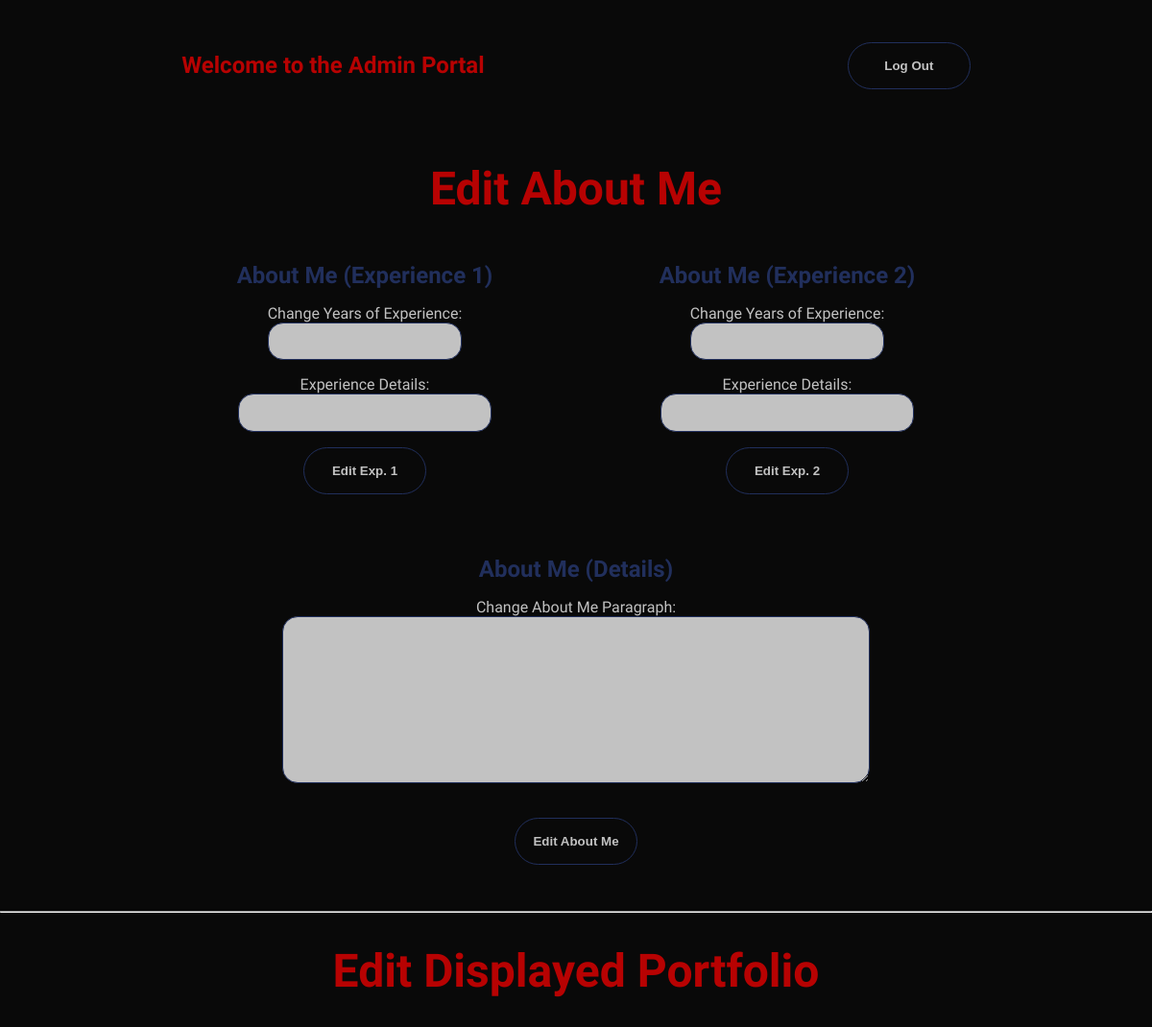
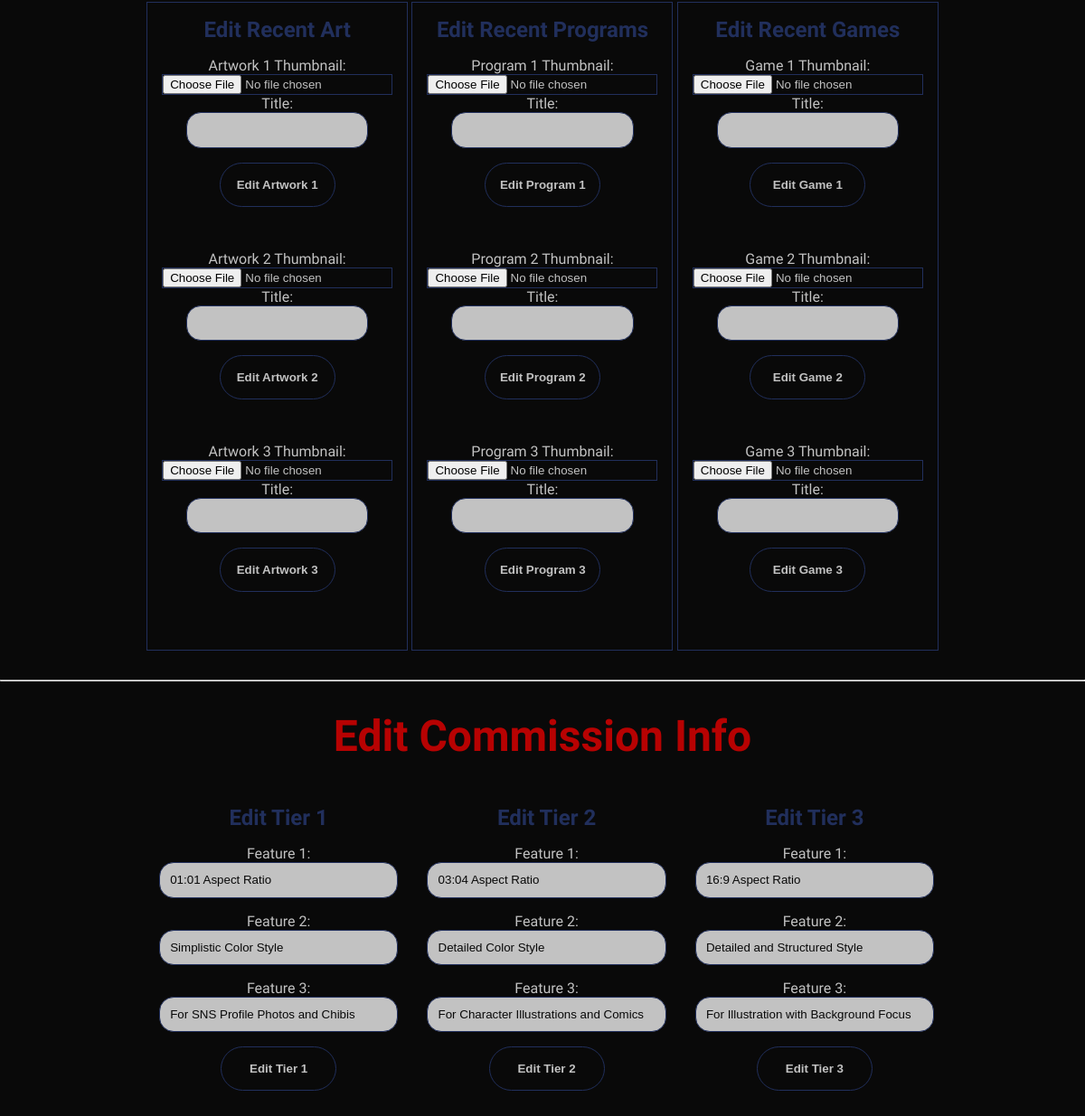
The page /admin.php (signed in) on the database its author committed (2 pictures, top to bottom).
### tables this page shows
CREATE TABLE IF NOT EXISTS `commissions` (
  `id` int NOT NULL,
  `tier_num` varchar(10) NOT NULL,
  `feature_one` varchar(50) NOT NULL,
  `feature_two` varchar(50) NOT NULL,
  `feature_three` varchar(50) NOT NULL,
  PRIMARY KEY (`id`)
);

### admin.php (the view, shortened to what this page needs)
<?php
    require_once 'dbConfig.php';
        $sql1 = "SELECT feature_one, feature_two, feature_three FROM commissions WHERE id = 1";
        $sql2 = "SELECT feature_one, feature_two, feature_three FROM commissions WHERE id = 2";
        $sql3 = "SELECT feature_one, feature_two, feature_three FROM commissions WHERE id = 3";
        $tier1 = $conn->query($sql1);
        $tier2 = $conn->query($sql2);
        $tier3 = $conn->query($sql3);
        if ($tier1->num_rows > 0) {
            $row = $tier1->fetch_assoc();
            $t1f1 = $row["feature_one"];
            $t1f2 = $row["feature_two"];
            $t1f3 = $row["feature_three"];
        } else {
            $t1f1 = "";
            $t1f2 = "";
            $t1f3 = "";
        }
        if ($tier2->num_rows > 0) {
            $row = $tier2->fetch_assoc();
            $t2f1 = $row["feature_one"];
            $t2f2 = $row["feature_two"];
            $t2f3 = $row["feature_three"];
        } else {
            $t2f1 = "";
            $t2f2 = "";
            $t2f3 = "";
        }
        if ($tier3->num_rows > 0) {
            $row = $tier3->fetch_assoc();
            $t3f1 = $row["feature_one"];
            $t3f2 = $row["feature_two"];
            $t3f3 = $row["feature_three"];
        } else {
            $t3f1 = "";
            $t3f2 = "";
            $t3f3 = "";
        }
?>
<!DOCTYPE html>
<html lang="en">
<head>
    <link rel="stylesheet" href="style.css">
    <link rel="stylesheet" href="mediaqueries.css">
</head>
<body>
    <div id="admin">
        <nav id="desktop-nav">
                <div>
                    <h1>Welcome to the Admin Portal</h1>
                </div>
                <div>
                    <form action="<?php echo htmlspecialchars($_SERVER["PHP_SELF"]); ?>" method="post">
                        <input type="submit" name="logout" value="Log Out" class="btn btn-color-1">
                    </form>
                </div>
        </nav>
        <section id="edit-about">
            <h1 class="title">Edit About Me</h1>
            <div class="tab-container">
                <div class="tab-1">
                    <h2 class="subtitle">About Me (Experience 1)</h2>
                    <form action="<?php echo htmlspecialchars($_SERVER["PHP_SELF"]); ?>" method="post">
                        <div>
                            <p>Change Years of Experience:</p>
                            <input type="text" name="xp1_years" class="input-box" required>
                        </div>
                        <div class="exp-details">
                            <p>Experience Details:</p>
                            <input type="text" name="xp1_desc" class="input-box" required>
                        </div>
                        <div>
                            <input type="submit" name="exp1-btn" value="Edit Exp. 1" class="btn btn-color-1">
                        </div>
                    </form>
                </div>
                <div class="tab-2">
                    <h2 class="subtitle">About Me (Experience 2)</h2>
                    <form action="<?php echo htmlspecialchars($_SERVER["PHP_SELF"]); ?>" method="post">
                        <div>
                            <p>Change Years of Experience:</p>
                            <input type="text" name="xp2_years" class="input-box" required>
                        </div>
                        <div class="exp-details">
                            <p>Experience Details:</p>
                            <input type="text" name="xp2_desc" class="input-box" required>
                        </div>
                        <div>
                            <input type="submit" name="exp2-btn" value="Edit Exp. 2" class="btn btn-color-1">
                        </div>
                    </form>
                </div>
            </div>
            <div class="about-container">
                <h2 class="subtitle">About Me (Details)</h2>
                    <form action="<?php echo htmlspecialchars($_SERVER["PHP_SELF"]); ?>" method="post">
                        <div>
                            <p>Change About Me Paragraph:</p>
                            <textarea name="abt-me-paragraph" class="input-box" rows="10" required></textarea>
                        </div>
                        <div>
                            <input type="submit" name="about-btn" value="Edit About Me" class="btn btn-color-1">
                        </div>
                    </form>
            </div>
        </section>
        <hr>
        <section id="edit-portfolio">
            <h1 class="title">Edit Displayed Portfolio</h1>
            <div class="tab-container">
                <div class="tab-1">
                    <h2 class="subtitle">Edit Recent Art</h2>
                        <div class="upload-img">
                            <form action="<?php echo htmlspecialchars($_SERVER["PHP_SELF"]); ?>" method="post" enctype="multipart/form-data">
                                <div>
                                    <p>Artwork 1 Thumbnail:</p>
                                    <input type="file" name="art-1" class="btn-color-1" required>
                                    <p>Title:</p>
                                    <input type="text" name="art-1-title" class="input-box" required>
                                </div>
                                <div>
                                    <input type="submit" name="art1-btn" value="Edit Artwork 1" class="btn btn-color-1">
                                </div>
                            </form>
                        </div>
                        <div class="upload-img">
                            <form action="<?php echo htmlspecialchars($_SERVER["PHP_SELF"]); ?>" method="post" enctype="multipart/form-data">
                                <div>
                                    <p>Artwork 2 Thumbnail:</p>
                                    <input type="file" name="art-2" class="btn-color-1" required>
                                    <p>Title:</p>
                                    <input type="text" name="art-2-title" class="input-box" required>
                                </div>
                                <div>
                                    <input type="submit" name="art2-btn" value="Edit Artwork 2" class="btn btn-color-1">
                                </div>
                            </form>
                        </div>
                        <div class="upload-img">
                            <form action="<?php echo htmlspecialchars($_SERVER["PHP_SELF"]); ?>" method="post" enctype="multipart/form-data">
                                <div>
                                    <p>Artwork 3 Thumbnail:</p>
                                    <input type="file" name="art-3" class="btn-color-1" required>
                                    <p>Title:</p>
                                    <input type="text" name="art-3-title" class="input-box" required>
                                </div>
                                <div>
                                    <input type="submit" name="art3-btn" value="Edit Artwork 3" class="btn btn-color-1">
                                </div>
                            </form>
                        </div>
                </div>
                <div class="tab-1">
                    <h2 class="subtitle">Edit Recent Programs</h2>
                        <div class="upload-img">
                            <form action="<?php echo htmlspecialchars($_SERVER["PHP_SELF"]); ?>" method="post" enctype="multipart/form-data">
                                <div>
                                    <p>Program 1 Thumbnail:</p>
                                    <input type="file" name="code-1" class="btn-color-1" required>
                                    <p>Title:</p>
                                    <input type="text" name="code-1-title" class="input-box" required>
                                </div>
                                <div>
                                    <input type="submit" name="code1-btn" value="Edit Program 1" class="btn btn-color-1">
                                </div>
                            </form>
                        </div>
                        <div class="upload-img">
                            <form action="<?php echo htmlspecialchars($_SERVER["PHP_SELF"]); ?>" method="post" enctype="multipart/form-data">
                                <div>
                                    <p>Program 2 Thumbnail:</p>
                                    <input type="file" name="code-2" class="btn-color-1" required>
                                    <p>Title:</p>
                                    <input type="text" name="code-2-title" class="input-box" required>
                                </div>
                                <div>
                                    <input type="submit" name="code2-btn" value="Edit Program 2" class="btn btn-color-1">
                                </div>
                            </form>
                        </div>
                        <div class="upload-img">
                            <form action="<?php echo htmlspecialchars($_SERVER["PHP_SELF"]); ?>" method="post" enctype="multipart/form-data">
                                <div>
                                    <p>Program 3 Thumbnail:</p>
                                    <input type="file" name="code-3" class="btn-color-1" required>
                                    <p>Title:</p>
                                    <input type="text" name="code-3-title" class="input-box" required>
                                </div>
                                <div>
                                    <input type="submit" name="code3-btn" value="Edit Program 3" class="btn btn-color-1">
                                </div>
                            </form>
                        </div>
                </div>
                <div class="tab-1">
                    <h2 class="subtitle">Edit Recent Games</h2>
                        <div class="upload-img">
                            <form action="<?php echo htmlspecialchars($_SERVER["PHP_SELF"]); ?>" method="post" enctype="multipart/form-data">
                                <div>
                                    <p>Game 1 Thumbnail:</p>
                                    <input type="file" name="game-1" class="btn-color-1" required>
                                    <p>Title:</p>
                                    <input type="text" name="game-1-title" class="input-box" required>
                                </div>
                                <div>
                                    <input type="submit" name="game1-btn" value="Edit Game 1" class="btn btn-color-1">
                                </div>
                            </form>
                        </div>
                        <div class="upload-img">
                            <form action="<?php echo htmlspecialchars($_SERVER["PHP_SELF"]); ?>" method="post" enctype="multipart/form-data">
                                <div>
                                    <p>Game 2 Thumbnail:</p>
                                    <input type="file" name="game-2" class="btn-color-1" required>
                                    <p>Title:</p>
                                    <input type="text" name="game-2-title" class="input-box" required>
                                </div>
                                <div>
                                    <input type="submit" name="game2-btn" value="Edit Game 2" class="btn btn-color-1">
                                </div>
                            </form>
                        </div>
                        <div class="upload-img">
                            <form action="<?php echo htmlspecialchars($_SERVER["PHP_SELF"]); ?>" method="post" enctype="multipart/form-data">
                                <div>
                                    <p>Game 3 Thumbnail:</p>
                                    <input type="file" name="game-3" class="btn-color-1" required>
                                    <p>Title:</p>
                                    <input type="text" name="game-3-title" class="input-box" required>
                                </div>
                                <div>
                                    <input type="submit" name="game3-btn" value="Edit Game 3" class="btn btn-color-1">
                                </div>
                            </form>
                        </div>
                </div>
            </div>
        </section>
        <hr>
        <section id="edit-comms">
            <h1 class="title">Edit Commission Info</h1>
            <div class="tab-container">
                <div class="tab-1">
                    <h2 class="subtitle">Edit Tier 1</h2>
                    <form action="<?php echo htmlspecialchars($_SERVER["PHP_SELF"]); ?>" method="post">
                        <div class="exp-details">
                            <p>Feature 1:</p>
                            <input type="text" name="t1-f1" class="input-box" value="<?php echo $t1f1; ?>" required>
                        </div>
                        <div class="exp-details">
                            <p>Feature 2:</p>
                            <input type="text" name="t1-f2" class="input-box" value="<?php echo $t1f2; ?>" required>
                        </div>
                        <div class="exp-details">
                            <p>Feature 3:</p>
                            <input type="text" name="t1-f3" class="input-box" value="<?php echo $t1f3; ?>" required>
                        </div>
                        <div>
                            <input type="submit" name="tier1-btn" value="Edit Tier 1" class="btn btn-color-1">
                        </div>
                    </form>
                </div>
                <div class="tab-1">
                    <h2 class="subtitle">Edit Tier 2</h2>
                    <form action="<?php echo htmlspecialchars($_SERVER["PHP_SELF"]); ?>" method="post">
                        <div class="exp-details">
                            <p>Feature 1:</p>
                            <input type="text" name="t2-f1" class="input-box" value="<?php echo $t2f1; ?>" required>
                        </div>
                        <div class="exp-details">
                            <p>Feature 2:</p>
                            <input type="text" name="t2-f2" class="input-box" value="<?php echo $t2f2; ?>" required>
                        </div>
                        <div class="exp-details">
                            <p>Feature 3:</p>
                            <input type="text" name="t2-f3" class="input-box" value="<?php echo $t2f3; ?>" required>
                        </div>
                        <div>
                            <input type="submit" name="tier2-btn" value="Edit Tier 2" class="btn btn-color-1">
                        </div>
                    </form>
                </div>
                <div class="tab-1">
                    <h2 class="subtitle">Edit Tier 3</h2>
                    <form action="<?php echo htmlspecialchars($_SERVER["PHP_SELF"]); ?>" method="post">
                        <div class="exp-details">
                            <p>Feature 1:</p>
                            <input type="text" name="t3-f1" class="input-box" value="<?php echo $t3f1; ?>" required>
                        </div>
                        <div class="exp-details">
                            <p>Feature 2:</p>
                            <input type="text" name="t3-f2" class="input-box" value="<?php echo $t3f2; ?>" required>
                        </div>
                        <div class="exp-details">
                            <p>Feature 3:</p>
                            <input type="text" name="t3-f3" class="input-box" value="<?php echo $t3f3; ?>" required>
                        </div>
                        <div>
                            <input type="submit" name="tier3-btn" value="Edit Tier 3" class="btn btn-color-1">
                        </div>
                    </form>
                </div>
            </div>
        </section>
    </div>
</body>
</html>

### rows shown on the page
commissions: t1-f1 "01:01 Aspect Ratio", t1-f2 "Simplistic Color Style", t1-f3 "For SNS Profile Photos and Chibis"
commissions: t2-f1 "03:04 Aspect Ratio", t2-f2 "Detailed Color Style", t2-f3 "For Character Illustrations and Comics"
commissions: t3-f1 "16:9 Aspect Ratio", t3-f2 "Detailed and Structured Style", t3-f3 "For Illustration with Background Focus"
